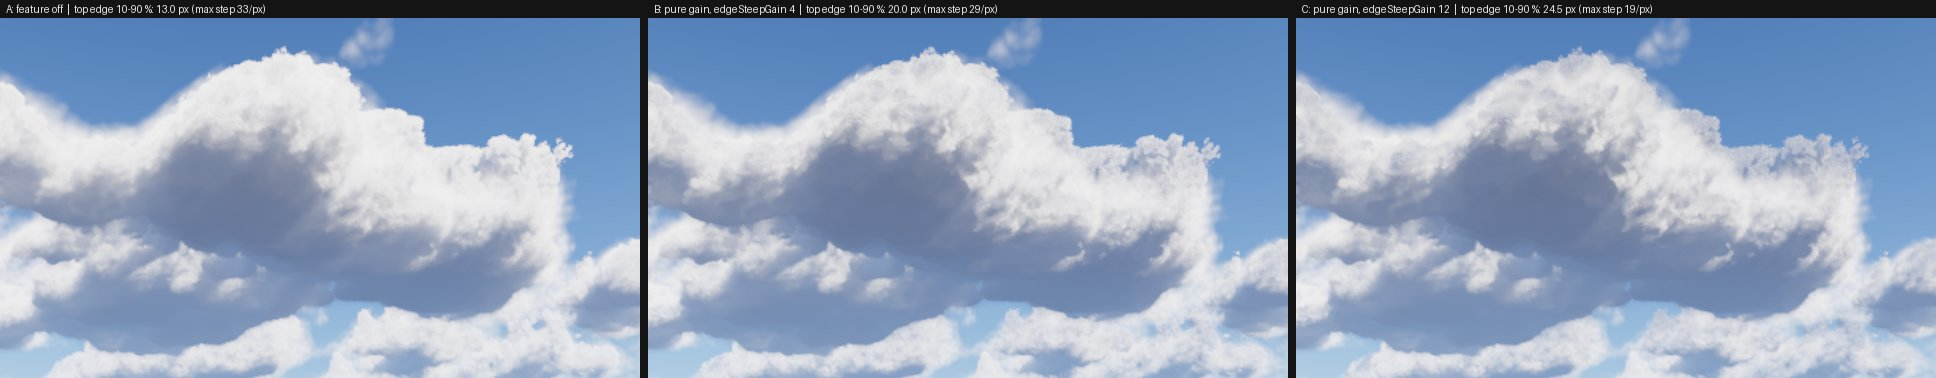

Generate this figure with Python:
# P2.5f sheet: gp7 (fit lighting), the crisp hardness as pure gain (no cut), every other edge-character factor off (edgeFactors 4).
# Each panel is the P2.5d/e 1:1 crop (x 440..1080, y 200..560 of the 1280x720 frame), labelled with the top outline's 10-90 % width (measure.py).
# Run from this directory: python3 sheet.py
from PIL import Image, ImageDraw
from measure import measure
CX, CY, W, H, LH, G = 440, 200, 640, 360, 18, 8
cols = [('A', 'A: feature off'), ('B', 'B: pure gain, edgeSteepGain 4'), ('C', 'C: pure gain, edgeSteepGain 12')]
sheet = Image.new('RGB', (3 * W + 2 * G, LH + H), (20, 20, 20))
d = ImageDraw.Draw(sheet)
for i, (s, name) in enumerate(cols):
    w, st, o, n = measure(f'{s}/gp7.png')
    x0 = i * (W + G)
    d.text((x0 + 6, 3), f'{name}  |  top edge 10-90 %: {w:.1f} px (max step {st:.0f}/px)', fill=(230, 230, 230))
    sheet.paste(Image.open(f'{s}/gp7.png').convert('RGB').crop((CX, CY, CX + W, CY + H)), (x0, LH))
sheet.save('sheet.jpg', quality=85)
